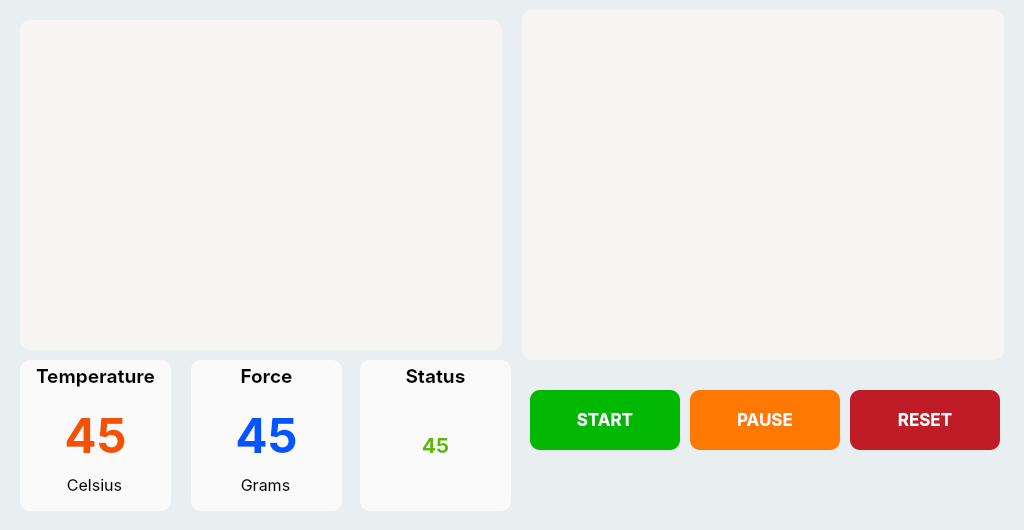
   <widget class="QFrame" name="screen_5">
    <property name="geometry">
     <rect>
      <x>0</x>
      <y>70</y>
      <width>1024</width>
      <height>530</height>
     </rect>
    </property>
    <property name="font">
     <font>
      <family>SF Pro Display</family>
     </font>
    </property>
    <property name="styleSheet">
     <string notr="true">background-color: rgb(233, 238, 241);</string>
    </property>
    <property name="frameShape">
     <enum>QFrame::NoFrame</enum>
    </property>
    <property name="frameShadow">
     <enum>QFrame::Plain</enum>
    </property>
    <widget class="QLabel" name="feed_cam">
     <property name="geometry">
      <rect>
       <x>20</x>
       <y>20</y>
       <width>482</width>
       <height>330</height>
      </rect>
     </property>
     <property name="font">
      <font>
       <family>SF Pro Display</family>
       <pointsize>16</pointsize>
      </font>
     </property>
     <property name="styleSheet">
      <string notr="true">background-color: rgb(246, 245, 244);
border-radius:10px;
color: rgb(192, 28, 40);</string>
     </property>
     <property name="text">
      <string/>
     </property>
     <property name="alignment">
      <set>Qt::AlignCenter</set>
     </property>
    </widget>
    <widget class="QPushButton" name="button_7">
     <property name="geometry">
      <rect>
       <x>530</x>
       <y>390</y>
       <width>150</width>
       <height>60</height>
      </rect>
     </property>
     <property name="font">
      <font>
       <family>SF Pro Display</family>
       <pointsize>13</pointsize>
       <weight>75</weight>
       <bold>true</bold>
      </font>
     </property>
     <property name="styleSheet">
      <string notr="true">QPushButton{
background-color:rgb(0, 183, 1);
color: rgb(255, 255, 255);
border:none;
border-radius:10;
}

QPushButton:pressed{
background-color:rgb(0, 116, 1)
}
</string>
     </property>
     <property name="text">
      <string>START</string>
     </property>
    </widget>
    <widget class="QPushButton" name="button_8">
     <property name="geometry">
      <rect>
       <x>690</x>
       <y>390</y>
       <width>150</width>
       <height>60</height>
      </rect>
     </property>
     <property name="font">
      <font>
       <family>SF Pro Display</family>
       <pointsize>13</pointsize>
       <weight>75</weight>
       <bold>true</bold>
      </font>
     </property>
     <property name="styleSheet">
      <string notr="true">QPushButton{
background-color: rgb(255, 120, 0);
color: rgb(255, 255, 255);
border:none;
border-radius:10;
}

QPushButton:pressed{
background-color:rgb(198, 70, 0);
}
</string>
     </property>
     <property name="text">
      <string>PAUSE</string>
     </property>
    </widget>
    <widget class="QPushButton" name="button_9">
     <property name="geometry">
      <rect>
       <x>850</x>
       <y>390</y>
       <width>150</width>
       <height>60</height>
      </rect>
     </property>
     <property name="font">
      <font>
       <family>SF Pro Display</family>
       <pointsize>13</pointsize>
       <weight>75</weight>
       <bold>true</bold>
      </font>
     </property>
     <property name="styleSheet">
      <string notr="true">QPushButton{
background-color: rgb(192, 28, 40);
color: rgb(255, 255, 255);
border:none;
border-radius:10;
}

QPushButton:pressed{
background-color:rgb(165, 29, 45);
}
</string>
     </property>
     <property name="text">
      <string>RESET</string>
     </property>
    </widget>
    <widget class="QFrame" name="feed_graph">
     <property name="geometry">
      <rect>
       <x>522</x>
       <y>10</y>
       <width>482</width>
       <height>350</height>
      </rect>
     </property>
     <property name="font">
      <font>
       <family>SF Pro Display</family>
      </font>
     </property>
     <property name="styleSheet">
      <string notr="true">background-color: rgb(246, 245, 244);
border-radius:10px;
color: rgb(192, 28, 40);</string>
     </property>
     <property name="frameShape">
      <enum>QFrame::StyledPanel</enum>
     </property>
     <property name="frameShadow">
      <enum>QFrame::Raised</enum>
     </property>
    </widget>
    <widget class="QLabel" name="label_35">
     <property name="geometry">
      <rect>
       <x>20</x>
       <y>360</y>
       <width>151</width>
       <height>31</height>
      </rect>
     </property>
     <property name="font">
      <font>
       <family>SF Pro Display</family>
       <pointsize>14</pointsize>
       <weight>75</weight>
       <bold>true</bold>
      </font>
     </property>
     <property name="styleSheet">
      <string notr="true">background:none;
</string>
     </property>
     <property name="text">
      <string>Temperature</string>
     </property>
     <property name="alignment">
      <set>Qt::AlignCenter</set>
     </property>
    </widget>
    <widget class="QLabel" name="label_37">
     <property name="geometry">
      <rect>
       <x>20</x>
       <y>390</y>
       <width>151</width>
       <height>91</height>
      </rect>
     </property>
     <property name="font">
      <font>
       <family>SF Pro Display</family>
       <pointsize>36</pointsize>
       <weight>75</weight>
       <bold>true</bold>
      </font>
     </property>
     <property name="styleSheet">
      <string notr="true">background:none;
color:rgb(245, 81, 0)</string>
     </property>
     <property name="text">
      <string>45</string>
     </property>
     <property name="alignment">
      <set>Qt::AlignCenter</set>
     </property>
    </widget>
    <widget class="QLabel" name="label_38">
     <property name="geometry">
      <rect>
       <x>370</x>
       <y>400</y>
       <width>131</width>
       <height>91</height>
      </rect>
     </property>
     <property name="font">
      <font>
       <family>SF Pro Display</family>
       <pointsize>16</pointsize>
       <weight>75</weight>
       <bold>true</bold>
      </font>
     </property>
     <property name="styleSheet">
      <string notr="true">background:none;
color:rgb(92, 185, 0)</string>
     </property>
     <property name="text">
      <string>45</string>
     </property>
     <property name="alignment">
      <set>Qt::AlignCenter</set>
     </property>
    </widget>
    <widget class="QLabel" name="label_40">
     <property name="geometry">
      <rect>
       <x>29</x>
       <y>470</y>
       <width>131</width>
       <height>30</height>
      </rect>
     </property>
     <property name="font">
      <font>
       <family>SF Pro Display</family>
       <pointsize>12</pointsize>
      </font>
     </property>
     <property name="styleSheet">
      <string notr="true">background:none</string>
     </property>
     <property name="text">
      <string>Celsius</string>
     </property>
     <property name="alignment">
      <set>Qt::AlignCenter</set>
     </property>
    </widget>
    <widget class="QLabel" name="label_11">
     <property name="geometry">
      <rect>
       <x>20</x>
       <y>360</y>
       <width>151</width>
       <height>151</height>
      </rect>
     </property>
     <property name="styleSheet">
      <string notr="true">background-color:rgb(250, 250, 250);
border-radius:10px;</string>
     </property>
     <property name="text">
      <string/>
     </property>
    </widget>
    <widget class="QLabel" name="label_41">
     <property name="geometry">
      <rect>
       <x>191</x>
       <y>390</y>
       <width>151</width>
       <height>91</height>
      </rect>
     </property>
     <property name="font">
      <font>
       <family>SF Pro Display</family>
       <pointsize>36</pointsize>
       <weight>75</weight>
       <bold>true</bold>
      </font>
     </property>
     <property name="styleSheet">
      <string notr="true">background:none;
color:rgb(0, 85, 255)
</string>
     </property>
     <property name="text">
      <string>45</string>
     </property>
     <property name="alignment">
      <set>Qt::AlignCenter</set>
     </property>
    </widget>
    <widget class="QLabel" name="label_42">
     <property name="geometry">
      <rect>
       <x>200</x>
       <y>470</y>
       <width>131</width>
       <height>30</height>
      </rect>
     </property>
     <property name="font">
      <font>
       <family>SF Pro Display</family>
       <pointsize>12</pointsize>
      </font>
     </property>
     <property name="styleSheet">
      <string notr="true">background:none</string>
     </property>
     <property name="text">
      <string>Grams</string>
     </property>
     <property name="alignment">
      <set>Qt::AlignCenter</set>
     </property>
    </widget>
    <widget class="QLabel" name="label_43">
     <property name="geometry">
      <rect>
       <x>191</x>
       <y>360</y>
       <width>151</width>
       <height>31</height>
      </rect>
     </property>
     <property name="font">
      <font>
       <family>SF Pro Display</family>
       <pointsize>14</pointsize>
       <weight>75</weight>
       <bold>true</bold>
      </font>
     </property>
     <property name="styleSheet">
      <string notr="true">background:none;
</string>
     </property>
     <property name="text">
      <string>Force</string>
     </property>
     <property name="alignment">
      <set>Qt::AlignCenter</set>
     </property>
    </widget>
    <widget class="QLabel" name="label_12">
     <property name="geometry">
      <rect>
       <x>191</x>
       <y>360</y>
       <width>151</width>
       <height>151</height>
      </rect>
     </property>
     <property name="styleSheet">
      <string notr="true">background-color:rgb(250, 250, 250);
border-radius:10px;</string>
     </property>
     <property name="text">
      <string/>
     </property>
    </widget>
    <widget class="QLabel" name="label_51">
     <property name="geometry">
      <rect>
       <x>360</x>
       <y>360</y>
       <width>151</width>
       <height>31</height>
      </rect>
     </property>
     <property name="font">
      <font>
       <family>SF Pro Display</family>
       <pointsize>14</pointsize>
       <weight>75</weight>
       <bold>true</bold>
      </font>
     </property>
     <property name="styleSheet">
      <string notr="true">background:none;
</string>
     </property>
     <property name="text">
      <string>Status</string>
     </property>
     <property name="alignment">
      <set>Qt::AlignCenter</set>
     </property>
    </widget>
    <widget class="QLabel" name="label_13">
     <property name="geometry">
      <rect>
       <x>360</x>
       <y>360</y>
       <width>151</width>
       <height>151</height>
      </rect>
     </property>
     <property name="styleSheet">
      <string notr="true">background-color:rgb(250, 250, 250);
border-radius:10px;</string>
     </property>
     <property name="text">
      <string/>
     </property>
    </widget>
    <zorder>label_13</zorder>
    <zorder>label_12</zorder>
    <zorder>label_11</zorder>
    <zorder>feed_cam</zorder>
    <zorder>button_7</zorder>
    <zorder>button_8</zorder>
    <zorder>button_9</zorder>
    <zorder>feed_graph</zorder>
    <zorder>label_35</zorder>
    <zorder>label_37</zorder>
    <zorder>label_38</zorder>
    <zorder>label_40</zorder>
    <zorder>label_41</zorder>
    <zorder>label_42</zorder>
    <zorder>label_43</zorder>
    <zorder>label_51</zorder>
   </widget>
